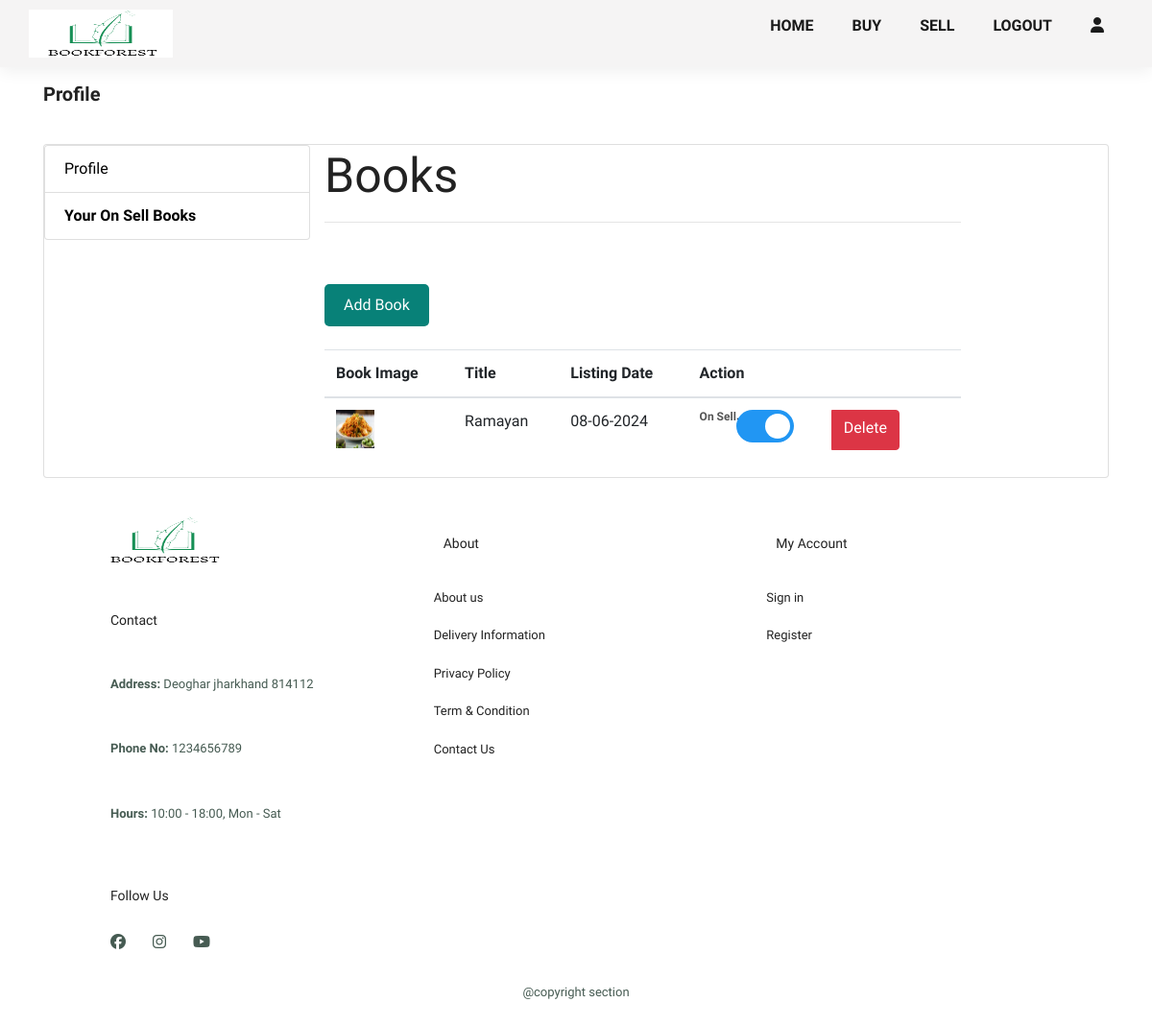
Before: /profile_on_sell/ (signed in) with the older database file.
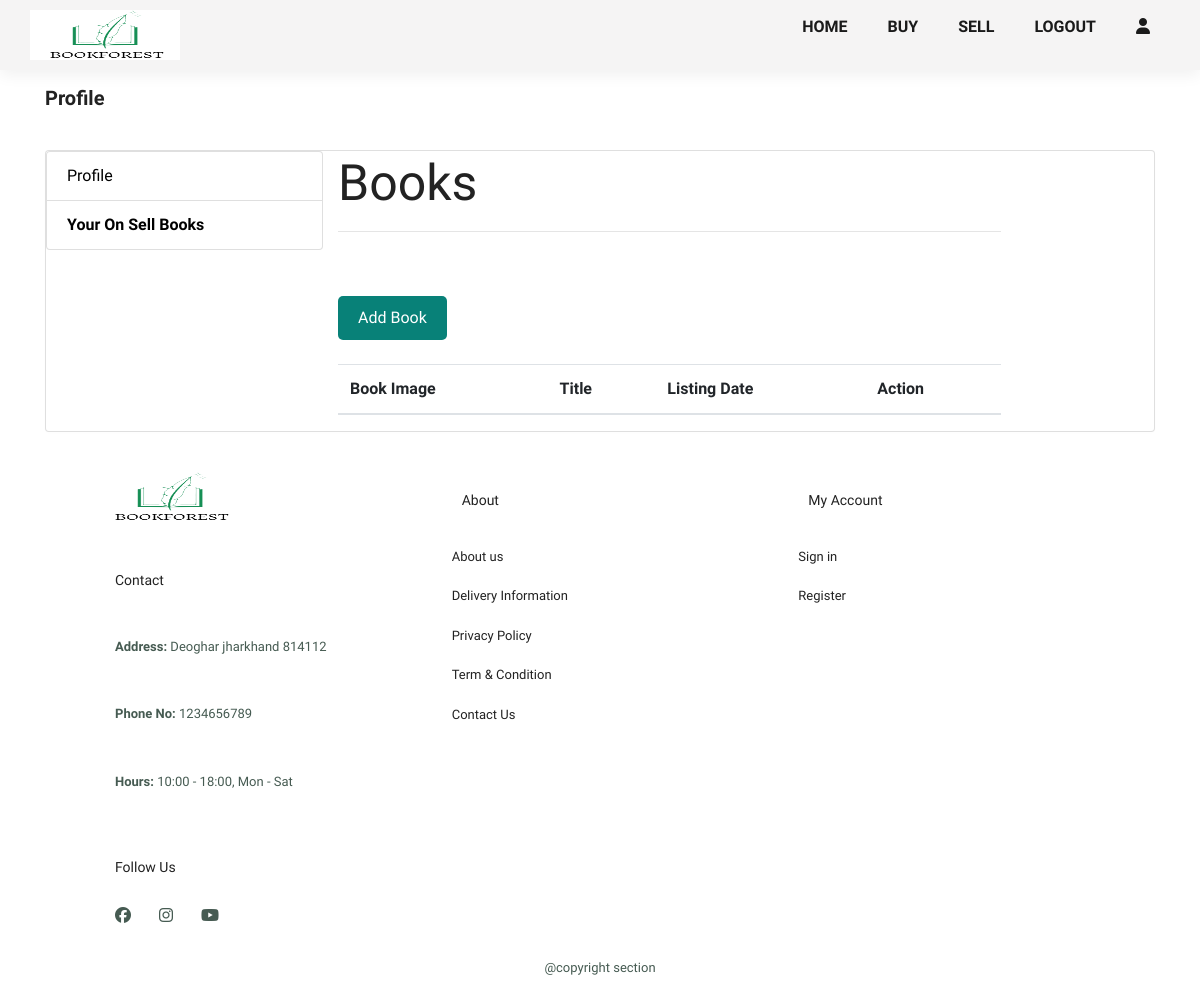
After: the same page with the newer database file.
### bookstore/models.py (models this page shows, shortened)
class Book(models.Model):
    seller = models.ForeignKey(User, on_delete=models.CASCADE)
    book_name = models.CharField(max_length=255,null=True, blank=True)
    book_category = models.CharField(max_length=100)
    sub_category = models.CharField(max_length=100,null=True, blank=True)
    subject = models.CharField(max_length=100 ,null=True, blank=True)
    price = models.IntegerField(null=True, blank=True)
    is_donated = models.BooleanField(default=False,null=True, blank=True)
    entry_date = models.DateTimeField(auto_now_add=True)
    picture = models.ImageField(upload_to='media/%Y/%m/', null=True, blank=True,max_length=255)
    book_type = models.CharField(max_length=50)
    on_sell = models.BooleanField(default=True,null=True, blank=True)

### authentication/views.py (the view)
# urls.py: path('profile_on_sell/',profile_on_sell),
def profile_on_sell(request):
    user=request.user
    books=Book.objects.filter(seller=user)
    return render(request,"profile_on_sell.html",{'books':books})

### templates/profile_on_sell.html (shortened to what the changed rows need)
{% include 'header.html' %}
<section id='profile'>
    <div class="container light-style flex-grow-1 container-p-y">
        <div class="card overflow-hidden">
            <div class="row no-gutters row-bordered row-border-light">
                <div class="col-md-9">
                    <div class="tab-content">
                        <div id="booksTab" class="tab-pane fade show active">
                            <div class="container">
                                <div class="row">
                                    <div class="col-sm-10">
                                        <h1>Books</h1>
                                        <hr><br><br>
                                        <br><br>
                                        <table class="table table-hover">
                                            <thead>
                                                <tr>
                                                    <th scope="col">Book Image</th>
                                                    <th scope="col">Title</th>
                                                    <th scope="col">Listing Date</th>
                                                    <th>Action</th>
                                                </tr>
                                            </thead>
                                            <form methode="POST" id="bookForm>
                                                {% csrf_token %}
                                            <tbody>
                                                {% for book in books%}
                                                <tr>
                                                    <td><img src="{{ book.picture.url }}" alt="" style="width: 40px; height: 40px;"></td>
                                                    <td>{{book.book_name}}</td>
                                                    <td>{{ book.entry_date|date:"d-m-Y" }}</td>
                                                    <td>
                                                        <div class="btn-group" role="group">
                                                                <div class="label">
                                                                    <h6>
                                                                        <span id="activeLabel{{ book.id }}">On Sell</span>
                                                                    </h6>
                                                                </div>
                                                                <label class="switch">
                                                                    {% if book.on_sell %}checked{% endif %}>>
                                                                    <span class="slider round"></span>
                                                                </label>
                                                                <a href="/delete_book/{{book.id}}" class="btn btn-danger">Delete</a>
                                                            </form>
                                                        </div>
                                                {% endfor %}
                                            </tbody>
                                            </form>
                                        </table>
                                    </div>
                                </div>
                            </div>
                        </div>
                    </div>
                </div>
            </div>
        </div>
    </div>
</section>
{% include 'footer.html' %}

Changed rows visible on the page:
removed Book: picture (picture), book_name "Ramayan", entry_date "08-06-2024"
